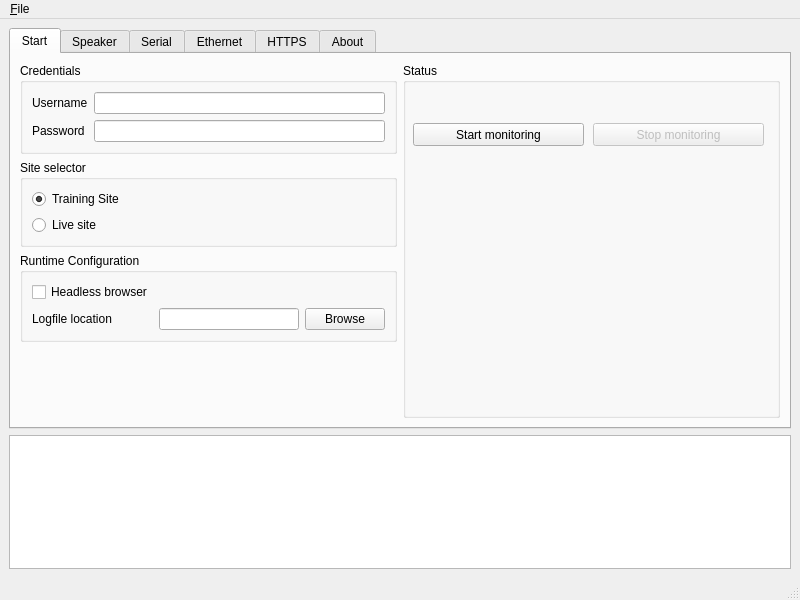
<?xml version="1.0" encoding="UTF-8"?>
<ui version="4.0">
 <class>MainWindow</class>
 <widget class="QMainWindow" name="MainWindow">
  <property name="geometry">
   <rect>
    <x>0</x>
    <y>0</y>
    <width>800</width>
    <height>600</height>
   </rect>
  </property>
  <property name="windowTitle">
   <string>SES-Rollout</string>
  </property>
  <widget class="QWidget" name="centralwidget">
   <layout class="QVBoxLayout" name="verticalLayout" stretch="3,1">
    <property name="sizeConstraint">
     <enum>QLayout::SetDefaultConstraint</enum>
    </property>
    <item>
     <widget class="QTabWidget" name="tabWidget">
      <property name="currentIndex">
       <number>0</number>
      </property>
      <widget class="QWidget" name="tab_start">
       <attribute name="title">
        <string>Start</string>
       </attribute>
       <layout class="QGridLayout" name="gridLayout" rowstretch="0,0,0,0" columnstretch="1,1">
        <item row="0" column="1" rowspan="4">
         <widget class="QGroupBox" name="groupBox_4">
          <property name="title">
           <string>Status</string>
          </property>
          <widget class="QPushButton" name="monitor_start">
           <property name="enabled">
            <bool>true</bool>
           </property>
           <property name="geometry">
            <rect>
             <x>10</x>
             <y>60</y>
             <width>171</width>
             <height>23</height>
            </rect>
           </property>
           <property name="text">
            <string>Start monitoring</string>
           </property>
          </widget>
          <widget class="QPushButton" name="monitor_stop">
           <property name="enabled">
            <bool>false</bool>
           </property>
           <property name="geometry">
            <rect>
             <x>190</x>
             <y>60</y>
             <width>171</width>
             <height>23</height>
            </rect>
           </property>
           <property name="text">
            <string>Stop monitoring</string>
           </property>
          </widget>
         </widget>
        </item>
        <item row="2" column="0">
         <widget class="QGroupBox" name="groupBox_3">
          <property name="title">
           <string>Runtime Configuration</string>
          </property>
          <layout class="QGridLayout" name="gridLayout_2">
           <item row="0" column="0">
            <widget class="QCheckBox" name="browser_headless">
             <property name="text">
              <string>Headless browser</string>
             </property>
            </widget>
           </item>
           <item row="1" column="1">
            <widget class="QLineEdit" name="lineEdit_4"/>
           </item>
           <item row="1" column="2">
            <widget class="QPushButton" name="pushButton_2">
             <property name="text">
              <string>Browse</string>
             </property>
            </widget>
           </item>
           <item row="1" column="0">
            <widget class="QLabel" name="label">
             <property name="text">
              <string>Logfile location</string>
             </property>
            </widget>
           </item>
          </layout>
         </widget>
        </item>
        <item row="1" column="0">
         <widget class="QGroupBox" name="groupBox_2">
          <property name="title">
           <string>Site selector</string>
          </property>
          <layout class="QFormLayout" name="formLayout_2">
           <item row="0" column="0">
            <widget class="QRadioButton" name="rb_site_training">
             <property name="text">
              <string>Training Site</string>
             </property>
             <property name="checked">
              <bool>true</bool>
             </property>
            </widget>
           </item>
           <item row="1" column="0">
            <widget class="QRadioButton" name="rb_site_live">
             <property name="text">
              <string>Live site</string>
             </property>
            </widget>
           </item>
          </layout>
         </widget>
        </item>
        <item row="0" column="0">
         <widget class="QGroupBox" name="credentials">
          <property name="title">
           <string>Credentials</string>
          </property>
          <layout class="QFormLayout" name="formLayout">
           <item row="0" column="0">
            <widget class="QLabel" name="l_user">
             <property name="text">
              <string>Username</string>
             </property>
            </widget>
           </item>
           <item row="0" column="1">
            <widget class="QLineEdit" name="username">
             <property name="enabled">
              <bool>true</bool>
             </property>
            </widget>
           </item>
           <item row="1" column="0">
            <widget class="QLabel" name="l_pass">
             <property name="text">
              <string>Password</string>
             </property>
            </widget>
           </item>
           <item row="1" column="1">
            <widget class="QLineEdit" name="password">
             <property name="echoMode">
              <enum>QLineEdit::Password</enum>
             </property>
             <property name="clearButtonEnabled">
              <bool>false</bool>
             </property>
            </widget>
           </item>
          </layout>
         </widget>
        </item>
       </layout>
      </widget>
      <widget class="QWidget" name="tab_speaker">
       <attribute name="title">
        <string>Speaker</string>
       </attribute>
       <layout class="QVBoxLayout" name="verticalLayout_2">
        <item>
         <widget class="QGroupBox" name="speaker_test">
          <property name="title">
           <string>Speaker test</string>
          </property>
          <layout class="QHBoxLayout" name="horizontalLayout">
           <item>
            <widget class="QLabel" name="label_11">
             <property name="text">
              <string>Say these words:</string>
             </property>
            </widget>
           </item>
           <item>
            <widget class="QLineEdit" name="speaker_test_string">
             <property name="text">
              <string>Performing speaker test.</string>
             </property>
            </widget>
           </item>
           <item>
            <widget class="QPushButton" name="speaker_test_say">
             <property name="text">
              <string>Say</string>
             </property>
            </widget>
           </item>
          </layout>
         </widget>
        </item>
        <item>
         <spacer name="verticalSpacer">
          <property name="orientation">
           <enum>Qt::Vertical</enum>
          </property>
          <property name="sizeHint" stdset="0">
           <size>
            <width>20</width>
            <height>40</height>
           </size>
          </property>
         </spacer>
        </item>
       </layout>
      </widget>
      <widget class="QWidget" name="tab_serial">
       <property name="enabled">
        <bool>false</bool>
       </property>
       <attribute name="title">
        <string>Serial</string>
       </attribute>
       <layout class="QGridLayout" name="gridLayout_3">
        <item row="1" column="0" colspan="2">
         <widget class="QGroupBox" name="groupBox_6">
          <property name="title">
           <string>Serial port alert</string>
          </property>
          <layout class="QGridLayout" name="gridLayout_4">
           <item row="0" column="0" colspan="3">
            <widget class="QCheckBox" name="checkBox">
             <property name="text">
              <string>Send the following message when new alert is received:</string>
             </property>
            </widget>
           </item>
           <item row="1" column="0" colspan="3">
            <widget class="QLineEdit" name="lineEdit_3"/>
           </item>
           <item row="2" column="0">
            <widget class="QLabel" name="label_2">
             <property name="text">
              <string>Is this message text or hex?</string>
             </property>
            </widget>
           </item>
           <item row="2" column="1">
            <widget class="QComboBox" name="comboBox_2">
             <item>
              <property name="text">
               <string>Text</string>
              </property>
             </item>
             <item>
              <property name="text">
               <string>Binary (Hex)</string>
              </property>
             </item>
            </widget>
           </item>
           <item row="2" column="2">
            <widget class="QPushButton" name="pushButton_4">
             <property name="text">
              <string>TestSend</string>
             </property>
            </widget>
           </item>
          </layout>
         </widget>
        </item>
        <item row="0" column="0" colspan="2">
         <widget class="QGroupBox" name="groupBox_5">
          <property name="title">
           <string>Serial port configuration</string>
          </property>
          <layout class="QHBoxLayout" name="horizontalLayout_2">
           <item>
            <widget class="QPushButton" name="pushButton_5">
             <property name="text">
              <string>Rescan serial ports</string>
             </property>
            </widget>
           </item>
           <item alignment="Qt::AlignRight">
            <widget class="QLabel" name="label_3">
             <property name="text">
              <string>Select serial port:</string>
             </property>
            </widget>
           </item>
           <item>
            <widget class="QComboBox" name="comboBox"/>
           </item>
          </layout>
         </widget>
        </item>
        <item row="2" column="0">
         <spacer name="verticalSpacer_3">
          <property name="orientation">
           <enum>Qt::Vertical</enum>
          </property>
          <property name="sizeHint" stdset="0">
           <size>
            <width>20</width>
            <height>40</height>
           </size>
          </property>
         </spacer>
        </item>
       </layout>
      </widget>
      <widget class="QWidget" name="tab_ethernet">
       <property name="enabled">
        <bool>false</bool>
       </property>
       <attribute name="title">
        <string>Ethernet</string>
       </attribute>
      </widget>
      <widget class="QWidget" name="tab_https">
       <property name="enabled">
        <bool>false</bool>
       </property>
       <attribute name="title">
        <string>HTTPS</string>
       </attribute>
      </widget>
      <widget class="QWidget" name="tab_about">
       <attribute name="title">
        <string>About</string>
       </attribute>
      </widget>
     </widget>
    </item>
    <item>
     <widget class="QPlainTextEdit" name="logview">
      <property name="readOnly">
       <bool>true</bool>
      </property>
      <property name="plainText">
       <string/>
      </property>
     </widget>
    </item>
   </layout>
  </widget>
  <widget class="QMenuBar" name="menubar">
   <property name="geometry">
    <rect>
     <x>0</x>
     <y>0</y>
     <width>800</width>
     <height>20</height>
    </rect>
   </property>
   <widget class="QMenu" name="menuFile">
    <property name="title">
     <string>&amp;File</string>
    </property>
    <addaction name="actionExit"/>
   </widget>
   <addaction name="menuFile"/>
  </widget>
  <widget class="QStatusBar" name="statusbar"/>
  <action name="actionExit">
   <property name="text">
    <string>&amp;Exit</string>
   </property>
  </action>
  <action name="actionAbout">
   <property name="text">
    <string>About</string>
   </property>
  </action>
 </widget>
 <resources/>
 <connections/>
</ui>
